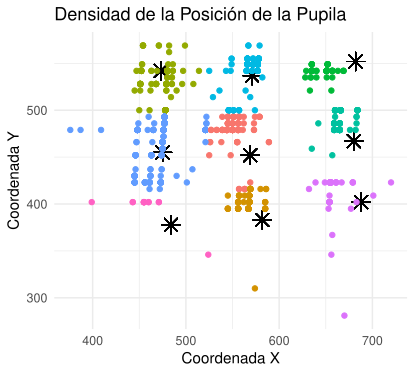

R code for this plot:
library(jsonlite)
library(dplyr)
library(tidyr)
library(ggplot2)
library(viridis)
options(scipen=999)

path <- file.choose()

read_kexxu_eye_data <- function(path) {
  lines <- readLines(path)
  locs <- list()
  
  # Definimos los puntos de referencia
  puntos <- data.frame(
    x = c(569, 484, 688, 473, 682, 582, 571, 475, 680),
    y = c(720-268, 720-342, 720-318, 720-178, 720-168, 720-337, 720-183, 720-265, 720-253)
  )
  
  distancia <- function(x1, y1, x2, y2) {
    sqrt((x2 - x1)^2 + (y2 - y1)^2)
  }
  
  for (i in seq_along(lines)) {
    line <- lines[i]
    parts <- strsplit(line, " ")[[1]]
    if (grepl("/eyetracking$", parts[1])) {
      js <- jsonlite::fromJSON(paste(parts[-c(1:2)], collapse = " "))
      rx <- js$pupil_rel_pos_x
      ry <- js$pupil_rel_pos_y
      x <- 640 - as.integer((rx) * 640)
      y <- 360 -  as.integer((ry) * 360)
      timestamp <- as.numeric(js$timestamp_ms)
      
      # Calcular distancias a todos los puntos de referencia y diferencias en x y y
      distancias <- apply(puntos, 1, function(p) distancia(p[1], p[2], x, y))
      dif_x <- (x - puntos$x)*(1920/419) 
      dif_y <- (y - puntos$y)*(1080/233)
      p_x <- puntos$x
      p_y <- puntos$y
      
      # Determinar el grupo con la mínima distancia
      group <- which.min(distancias)
      
      group_colors <- c("blue", "yellow", "red", "green", "magenta", "brown", "pink", "purple", "orange")
      
      locs[[length(locs) + 1]] <- c(x, y, group_colors[group], min(distancias), dif_x[group], dif_y[group], p_x[group], p_y[group])
    }
  }
  
  locs_df <- do.call(rbind, locs)
  colnames(locs_df) <- c("x", "y", "group", "distance", "dif_x", "dif_y", "p_x", "p_y")
  
  return(as.data.frame(locs_df))
}

locs_df <- read_kexxu_eye_data(path)
locs_df$x <- as.numeric(as.character(locs_df$x))
locs_df$y <- as.numeric(as.character(locs_df$y))
locs_df <- locs_df %>% filter(!is.na(x) & !is.na(y))
write.csv(locs_df, file = "/home/luiszamora/Documentos/Eyetracker/kexxu/final/1134/wasso2-2.csv", row.names = FALSE)


# Graficar
ggplot(locs_df, aes(x = x, y = y)) +
  geom_point(aes(x = 569, y = 720-268), color = "black", shape = 8, size = 4) +
  geom_point(aes(x = 484, y = 720-342), color = "black", shape = 8, size = 4) +
  geom_point(aes(x = 688, y = 720-318), color = "black", shape = 8, size = 4) +
  geom_point(aes(x = 473, y = 720-178), color = "black", shape = 8, size = 4) +
  geom_point(aes(x = 682, y = 720-168), color = "black", shape = 8, size = 4) +
  geom_point(aes(x = 582, y = 720-337), color = "black", shape = 8, size = 4) +
  geom_point(aes(x = 571, y = 720-183), color = "black", shape = 8, size = 4) +
  geom_point(aes(x = 475, y = 720-265), color = "black", shape = 8, size = 4) +
  geom_point(aes(x = 680, y = 720-253), color = "black", shape = 8, size = 4) +
  geom_point(aes(color = group), alpha = 1) +
  theme_minimal() +
  theme(legend.position = "none") +
  labs(title = "Densidad de la Posición de la Pupila",
       x = "Coordenada X",
       y = "Coordenada Y")
